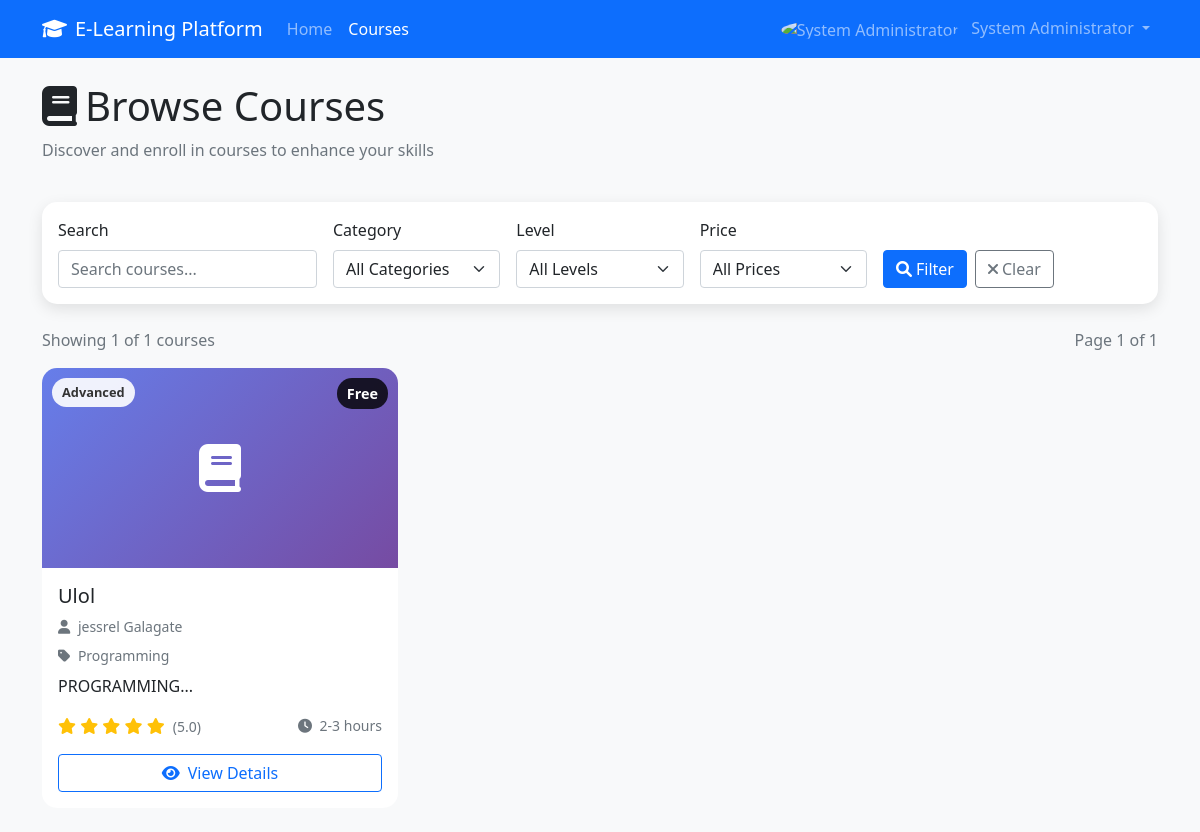
Screenshot of /courses.php (signed in) with the database file from the repository.
### tables this page shows
CREATE TABLE `courses` (
  `id` int(11) NOT NULL,
  `title` varchar(200) NOT NULL,
  `description` text NOT NULL,
  `short_description` varchar(500) DEFAULT NULL,
  `instructor_id` int(11) NOT NULL,
  `category_id` int(11) NOT NULL,
  `price` decimal(10,2) DEFAULT 0.00,
  `is_free` tinyint(1) DEFAULT 1,
  `thumbnail` varchar(255) DEFAULT NULL,
  `video_preview` varchar(255) DEFAULT NULL,
  `level` enum('beginner','intermediate','advanced') DEFAULT 'beginner',
  `duration_hours` int(11) DEFAULT 0,
  `language` varchar(50) DEFAULT 'English',
  `requirements` text DEFAULT NULL,
  `what_you_learn` text DEFAULT NULL,
  `is_published` tinyint(1) DEFAULT 0,
  `is_featured` tinyint(1) DEFAULT 0,
  `enrollment_count` int(11) DEFAULT 0,
  `rating_average` decimal(3,2) DEFAULT 0.00,
  `rating_count` int(11) DEFAULT 0,
  `created_at` timestamp NOT NULL DEFAULT current_timestamp(),
  `updated_at` timestamp NOT NULL DEFAULT current_timestamp() ON UPDATE current_timestamp()
);

CREATE TABLE `users` (
  `id` int(11) NOT NULL,
  `username` varchar(50) NOT NULL,
  `email` varchar(100) NOT NULL,
  `password` varchar(255) NOT NULL,
  `first_name` varchar(50) NOT NULL,
  `last_name` varchar(50) NOT NULL,
  `role` enum('student','instructor','admin') DEFAULT 'student',
  `profile_image` varchar(255) DEFAULT NULL,
  `bio` text DEFAULT NULL,
  `phone` varchar(20) DEFAULT NULL,
  `date_of_birth` date DEFAULT NULL,
  `instructor_rating_average` decimal(3,2) DEFAULT 0.00,
  `instructor_rating_count` int(11) DEFAULT 0,
  `is_active` tinyint(1) DEFAULT 1,
  `email_verified` tinyint(1) DEFAULT 0,
  `created_at` timestamp NOT NULL DEFAULT current_timestamp(),
  `updated_at` timestamp NOT NULL DEFAULT current_timestamp() ON UPDATE current_timestamp()
);

CREATE TABLE `categories` (
  `id` int(11) NOT NULL,
  `name` varchar(100) NOT NULL,
  `description` text DEFAULT NULL,
  `slug` varchar(100) NOT NULL,
  `image` varchar(255) DEFAULT NULL,
  `is_active` tinyint(1) DEFAULT 1,
  `created_at` timestamp NOT NULL DEFAULT current_timestamp()
);

### config/config.php (called while the page is built, shortened)
<?php
require_once __DIR__ . '/database.php';
function isLoggedIn() {
    return isset($_SESSION['user_id']) && !empty($_SESSION['user_id']);
}
function hasRole($role) {
    return isLoggedIn() && isset($_SESSION['user_role']) && $_SESSION['user_role'] === $role;
}
?>

### config/database.php (called while the page is built, shortened)
<?php
class Database {
    private $host = 'localhost';
    private $db_name = 'elearning_system';
    private $username = 'root';
    private $password = '';
    public function getConnection() {
        $this->conn = null;
        try {
            $this->conn = new PDO(
                "mysql:host=" . $this->host . ";dbname=" . $this->db_name,
                $this->username,
                $this->password,
                array(
                    PDO::ATTR_ERRMODE => PDO::ERRMODE_EXCEPTION,
                    PDO::ATTR_DEFAULT_FETCH_MODE => PDO::FETCH_ASSOC,
                    PDO::MYSQL_ATTR_INIT_COMMAND => "SET NAMES utf8"
                )
            );
        } catch(PDOException $exception) {
            echo "Connection error: " . $exception->getMessage();
        }
        return $this->conn;
    }
}
?>

### classes/Course.php (called while the page is built, shortened)
<?php
require_once __DIR__ . '/../config/config.php';
class Course {
    private $conn;
    private $table_name = "courses";
    public function __construct() {
        $database = new Database();
        $this->conn = $database->getConnection();
    }
    public function getAllCourses($page = 1, $limit = 12, $filters = []) {
        $offset = ($page - 1) * $limit;
        $where_conditions = [];
        $params = [];
        if (!isset($filters['show_unpublished']) || !$filters['show_unpublished']) {
            $where_conditions[] = "c.is_published = 1";
        }
        $where_clause = "";
        if (!empty($where_conditions)) {
            $where_clause = "WHERE " . implode(" AND ", $where_conditions);
        }
        $order_by = "ORDER BY c.created_at DESC";
        $query = "SELECT c.*, cat.name as category_name, cat.slug as category_slug,
                         u.first_name, u.last_name, u.username as instructor_username
                  FROM " . $this->table_name . " c
                  LEFT JOIN categories cat ON c.category_id = cat.id
                  LEFT JOIN users u ON c.instructor_id = u.id
                  " . $where_clause . "
                  " . $order_by . "
                  LIMIT :limit OFFSET :offset";
        $stmt = $this->conn->prepare($query);
        $stmt->bindParam(":limit", $limit, PDO::PARAM_INT);
        $stmt->bindParam(":offset", $offset, PDO::PARAM_INT);
        $stmt->execute();
        return $stmt->fetchAll(PDO::FETCH_ASSOC);
    }
}
?>

### courses.php (the view, shortened to what this page needs)
<?php
require_once __DIR__ . '/config/config.php';
require_once __DIR__ . '/classes/Course.php';
require_once __DIR__ . '/classes/User.php';
require_once __DIR__ . '/classes/InstructorReview.php';
$search = $_GET['search'] ?? '';
$page = isset($_GET['page']) ? (int)$_GET['page'] : 1;
$limit = 12;
try {
    $database = new Database();
    $conn = $database->getConnection();
} catch (Exception $e) {
    $categories = [];
}
$filters = ['is_published' => 1];
$course = new Course();
$courses = $course->getAllCourses($page, $limit, $filters);
try {
    $count_query = "SELECT COUNT(*) as total FROM courses c
                    LEFT JOIN categories cat ON c.category_id = cat.id
                    LEFT JOIN users u ON c.instructor_id = u.id
                    WHERE c.is_published = 1";
    $stmt = $conn->prepare($count_query);
    $stmt->execute();
    $total_courses = $stmt->fetch(PDO::FETCH_ASSOC)['total'];
    $total_pages = ceil($total_courses / $limit);
} catch (Exception $e) {
    $total_courses = 0;
    $total_pages = 1;
}
$user_enrollments = [];
if (isLoggedIn()) {
    try {
        $query = "SELECT course_id FROM enrollments WHERE student_id = :student_id";
        $stmt = $conn->prepare($query);
        $stmt->bindParam(':student_id', $_SESSION['user_id']);
        $stmt->execute();
        $enrollments = $stmt->fetchAll(PDO::FETCH_ASSOC);
        $user_enrollments = array_column($enrollments, 'course_id');
    } catch (Exception $e) {
        $user_enrollments = [];
    }
}
?>
<!DOCTYPE html>
<html lang="en">
<head>
    <link href="https://cdn.jsdelivr.net/npm/bootstrap@5.1.3/dist/css/bootstrap.min.css" rel="stylesheet">
    <link href="https://cdnjs.cloudflare.com/ajax/libs/font-awesome/6.0.0/css/all.min.css" rel="stylesheet">
</head>
<body class="bg-light">
    <nav class="navbar navbar-expand-lg navbar-dark bg-primary">
        <div class="container">
            <a class="navbar-brand" href="<?php echo SITE_URL; ?>">
                <i class="fas fa-graduation-cap me-2"></i><?php echo SITE_NAME; ?>
            </a>
            <div class="collapse navbar-collapse" id="navbarNav">
                <ul class="navbar-nav me-auto">
                    <li class="nav-item">
                        <a class="nav-link" href="<?php echo SITE_URL; ?>">Home</a>
                    </li>
                    <li class="nav-item">
                        <a class="nav-link active" href="courses.php">Courses</a>
                    </li>
                </ul>
                <ul class="navbar-nav">
                    <?php if (isLoggedIn()): ?>
                        <?php
                        $nav_user = new User();
                        $nav_user->getUserById($_SESSION['user_id']);
                        ?>
                        <li class="nav-item dropdown">
                            <a class="nav-link dropdown-toggle" href="#" id="userDropdown" role="button" data-bs-toggle="dropdown">
                                <?php echo $nav_user->getAvatarHtml(30, 'rounded-circle me-2'); ?>
                                <?php echo htmlspecialchars($_SESSION['user_name']); ?>
                            </a>
                        </li>
                    <?php endif; ?>
                </ul>
            </div>
        </div>
    </nav>
    <div class="container mt-4">
        <div class="row mb-4">
            <div class="col-12">
                <h1><i class="fas fa-book me-2"></i>Browse Courses</h1>
                <p class="text-muted">Discover and enroll in courses to enhance your skills</p>
            </div>
        </div>
        <div class="row mb-4">
            <div class="col-12">
                <div class="card filter-card">
                    <div class="card-body">
                        <form method="GET" class="row g-3">
                            <div class="col-md-3">
                                <label for="search" class="form-label">Search</label>
                                <input type="text" class="form-control" id="search" name="search"
                                       value="<?php echo htmlspecialchars($search); ?>" placeholder="Search courses...">
                            </div>
                            <div class="col-md-2">
                                <label for="category" class="form-label">Category</label>
                                <select class="form-select" id="category" name="category">
                                    <option value="">All Categories</option>
                                </select>
                            </div>
                            <div class="col-md-2">
                                <label for="level" class="form-label">Level</label>
                                <select class="form-select" id="level" name="level">
                                    <option value="">All Levels</option>
                                </select>
                            </div>
                            <div class="col-md-2">
                                <label for="price" class="form-label">Price</label>
                                <select class="form-select" id="price" name="price">
                                    <option value="">All Prices</option>
                                </select>
                            </div>
                            <div class="col-md-3 d-flex align-items-end">
                                <button type="submit" class="btn btn-primary me-2">
                                    <i class="fas fa-search me-1"></i>Filter
                                </button>
                                <a href="courses.php" class="btn btn-outline-secondary">
                                    <i class="fas fa-times me-1"></i>Clear
                                </a>
                            </div>
                        </form>
                    </div>
                </div>
            </div>
        </div>
        <div class="row mb-3">
            <div class="col-12">
                <div class="d-flex justify-content-between align-items-center">
                    <p class="text-muted mb-0">
                        Showing <?php echo count($courses); ?> of <?php echo $total_courses; ?> courses
                    </p>
                    <div class="text-muted">
                        Page <?php echo $page; ?> of <?php echo $total_pages; ?>
                    </div>
                </div>
            </div>
        </div>
        <?php if (!empty($courses)): ?>
            <div class="row">
                <?php foreach ($courses as $course_item): ?>
                    <div class="col-lg-4 col-md-6 mb-4">
                        <div class="card course-card">
                            <div class="course-thumbnail">
                                <?php if ($course_item['thumbnail'] && file_exists('uploads/courses/' . $course_item['thumbnail'])): ?>
                                    <img src="uploads/courses/<?php echo htmlspecialchars($course_item['thumbnail']); ?>"
                                         alt="Course Thumbnail" class="w-100 h-100" style="object-fit: cover;">
                                <?php else: ?>
                                    <i class="fas fa-book"></i>
                                <?php endif; ?>
                                <div class="course-level"><?php echo ucfirst($course_item['level']); ?></div>
                                <div class="course-price">
                                    <?php echo $course_item['is_free'] ? 'Free' : formatCurrency($course_item['price']); ?>
                                </div>
                            </div>
                            <div class="card-body">
                                <h5 class="card-title"><?php echo htmlspecialchars($course_item['title']); ?></h5>
                                <p class="text-muted small mb-2">
                                    <i class="fas fa-user me-1"></i>
                                    <a href="instructor-profile.php?id=<?php echo $course_item['instructor_id']; ?>"
                                       class="text-decoration-none text-muted">
                                        <?php echo htmlspecialchars($course_item['first_name'] . ' ' . $course_item['last_name']); ?>
                                    </a>
                                </p>
                                <p class="text-muted small mb-2">
                                    <i class="fas fa-tag me-1"></i>
                                    <?php echo htmlspecialchars($course_item['category_name']); ?>
                                </p>
                                <p class="card-text"><?php echo htmlspecialchars(substr($course_item['short_description'], 0, 100)) . '...'; ?></p>
                                <div class="d-flex justify-content-between align-items-center mb-3">
                                    <div class="text-warning">
                                        <?php for ($i = 1; $i <= 5; $i++): ?>
                                            <i class="fas fa-star<?php echo $i <= $course_item['rating_average'] ? '' : '-o'; ?>"></i>
                                        <?php endfor; ?>
                                        <small class="text-muted ms-1">(<?php echo number_format($course_item['rating_average'], 1); ?>)</small>
                                    </div>
                                    <small class="text-muted">
                                        <i class="fas fa-clock me-1"></i>
                                        <?php echo $course_item['duration_hours'] ? $course_item['duration_hours'] . ' hours' : '2-3 hours'; ?>
                                    </small>
                                </div>
                                <div class="d-grid">
                                    <?php if (in_array($course_item['id'], $user_enrollments)): ?>
                                        <a href="student/courses.php" class="btn btn-success">
                                            <i class="fas fa-play me-2"></i>Continue Learning
                                        </a>
                                    <?php elseif (isLoggedIn() && hasRole(ROLE_STUDENT)): ?>
                                        <a href="course.php?id=<?php echo $course_item['id']; ?>" class="btn btn-primary">
                                            <i class="fas fa-eye me-2"></i>View Course
                                        </a>
                                    <?php else: ?>
                                        <a href="course.php?id=<?php echo $course_item['id']; ?>" class="btn btn-outline-primary">
                                            <i class="fas fa-eye me-2"></i>View Details
                                        </a>
                                    <?php endif; ?>
                                </div>
                            </div>
                        </div>
                    </div>
                <?php endforeach; ?>
            </div>
        <?php endif; ?>
    </div>
</body>
</html>

### courses.php (style rules this page uses)
.course-card { transition: transform 0.3s ease, box-shadow 0.3s ease; border: none; border-radius: 15px; overflow: hidden; height: 100%; }
.course-thumbnail { height: 200px; background: linear-gradient(135deg, #667eea 0%, #764ba2 100%); display: flex; align-items: center; justify-content: center; color: white; font-size: 3rem; position: relative; }
.course-price { position: absolute; top: 10px; right: 10px; background: rgba(0,0,0,0.8); color: white; padding: 5px 10px; border-radius: 15px; font-size: 0.9rem; font-weight: bold; }
.course-level { position: absolute; top: 10px; left: 10px; background: rgba(255,255,255,0.9); color: #333; padding: 5px 10px; border-radius: 15px; font-size: 0.8rem; font-weight: bold; }
.filter-card { background: white; border-radius: 15px; box-shadow: 0 5px 15px rgba(0,0,0,0.1); border: none; }

### rows the page displays
courses: level "Advanced", is_free "Free", title "Ulol", instructor.last_name "jessrel Galagate", category.name "Programming", short_description "PROGRAMMING", rating_average "5.0", duration_hours "2-3 hours"

### other values shown
SITE_NAME "E-Learning Platform"
$_SESSION['user_name'] "System Administrator"
count($courses) "1"
$total_courses "1"
$page "1"
$total_pages "1"
